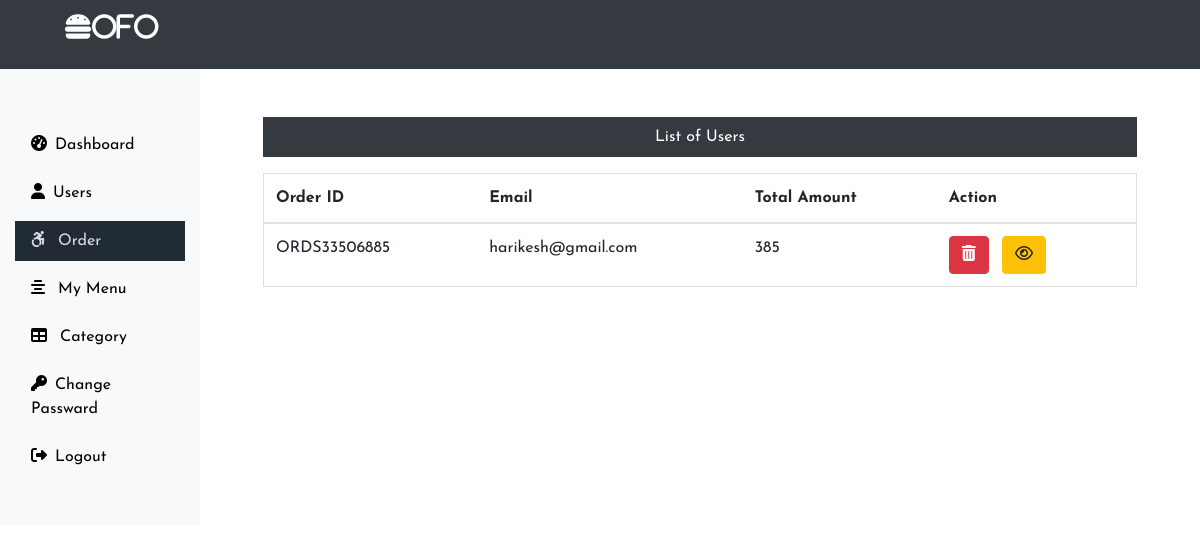
Page /Admin/userOrder.php (signed in) on the committed database.
### tables this page shows
CREATE TABLE IF NOT EXISTS `payment` (
  `or_id` int(11) NOT NULL AUTO_INCREMENT,
  `ORDER_ID` varchar(255) NOT NULL,
  `EMAIL` varchar(255) NOT NULL,
  `TXN_AMOUNT` int(11) NOT NULL,
  PRIMARY KEY (`or_id`)
);

### Admin/userOrder.php (the view, shortened to what this page needs)
<?php
 include('../connection.php');
 include('includes/header.php');
?>
        <div class="col-sm-9 col-md-10">
        <div class="text-center mx-5 mt-5">
            <p class="bg-dark text-white p-2">List of Users</p>
               <?php   $sql = "SELECT * FROM `payment`";
                    $result= $conn->query($sql);
                    if($result->num_rows > 0){
                echo'<table class="table ">
                    <thead>
                    <tr>
                        <th scope="col">Order ID</th>
                        <th scope="col">Email</th>
                        <th scope="col">Total Amount</th>
                        <th scope="col">Action</th>
                    </tr>
                    </thead>
                    <tbody>';
                        while($row = $result->fetch_assoc()){
                    echo ' <tr>';
                    echo '<td>'.$row['ORDER_ID'].'</td>';
                    echo '<td>'.$row['EMAIL'].'</td>';
                    echo '<td>'.$row['TXN_AMOUNT'].'</td>';
                    echo '<td>';
                    echo '<form action="" method="post" class="d-inline mr-2">';
                    echo '<input type="hidden" name="id" value='.$row["or_id"].'><button class="btn btn-danger"
                    name ="delete" value ="delete" type="submit"><i class="fa fa-trash"></i></button>';
                    echo '</form>';
                    echo '<form action="viewOrder.php" method="post" class="d-inline mr-2">';
                    echo '<input type="hidden" name="email" value='.$row["EMAIL"].'>
                    <input type="hidden" name="oid" value='.$row["ORDER_ID"].'>
                    <button class="btn btn-warning"name ="view" value ="view" type="submit"><i class="fa fa-eye"></i></button>';
                    echo '</form>';
                    echo '</td>';
                    echo     '</tr>';
                        }
                echo  '</tbody>
                    </table>';
        }
        else{
            echo '0 Result';
        }
           ?>
        </div>
    </div>
   </div>
<?php include('includes/footer.php');?>

### css/styles.css (style rules this page uses)
body { overflow-x: hidden; }
table { border-collapse: collapse; border-spacing: 0; width: 100%; border: 1px solid #ddd; }
th, td { text-align: left; padding: 16px; }
* { margin: 0; padding: 0; box-sizing: border-box; font-family: 'Josefin Sans', sans-serif; }

### rows in the picture
payment: ORDER_ID "ORDS33506885", EMAIL "harikesh@gmail.com", TXN_AMOUNT "385"
